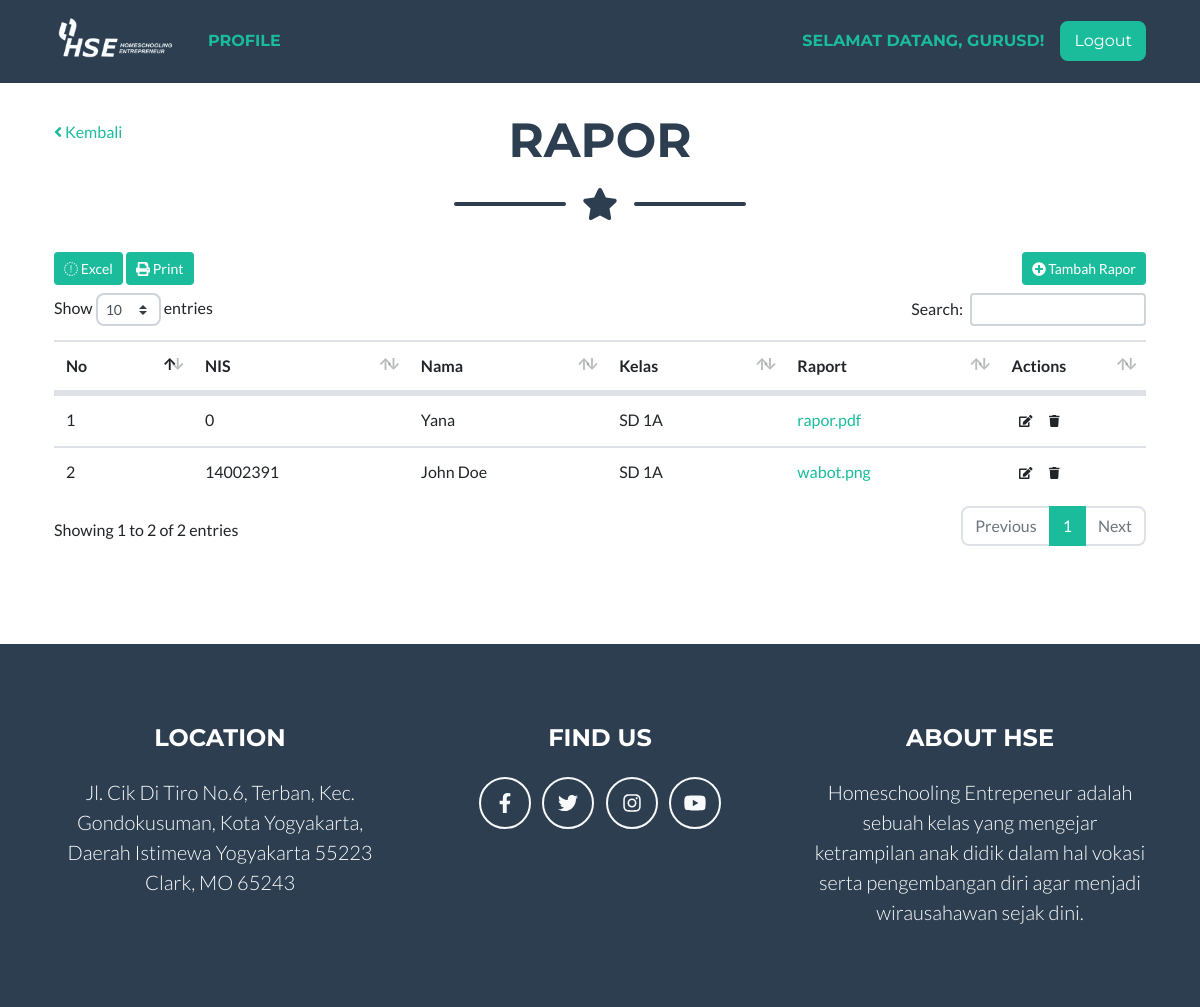
/rapor (signed in), run on an earlier commit of the app's database.
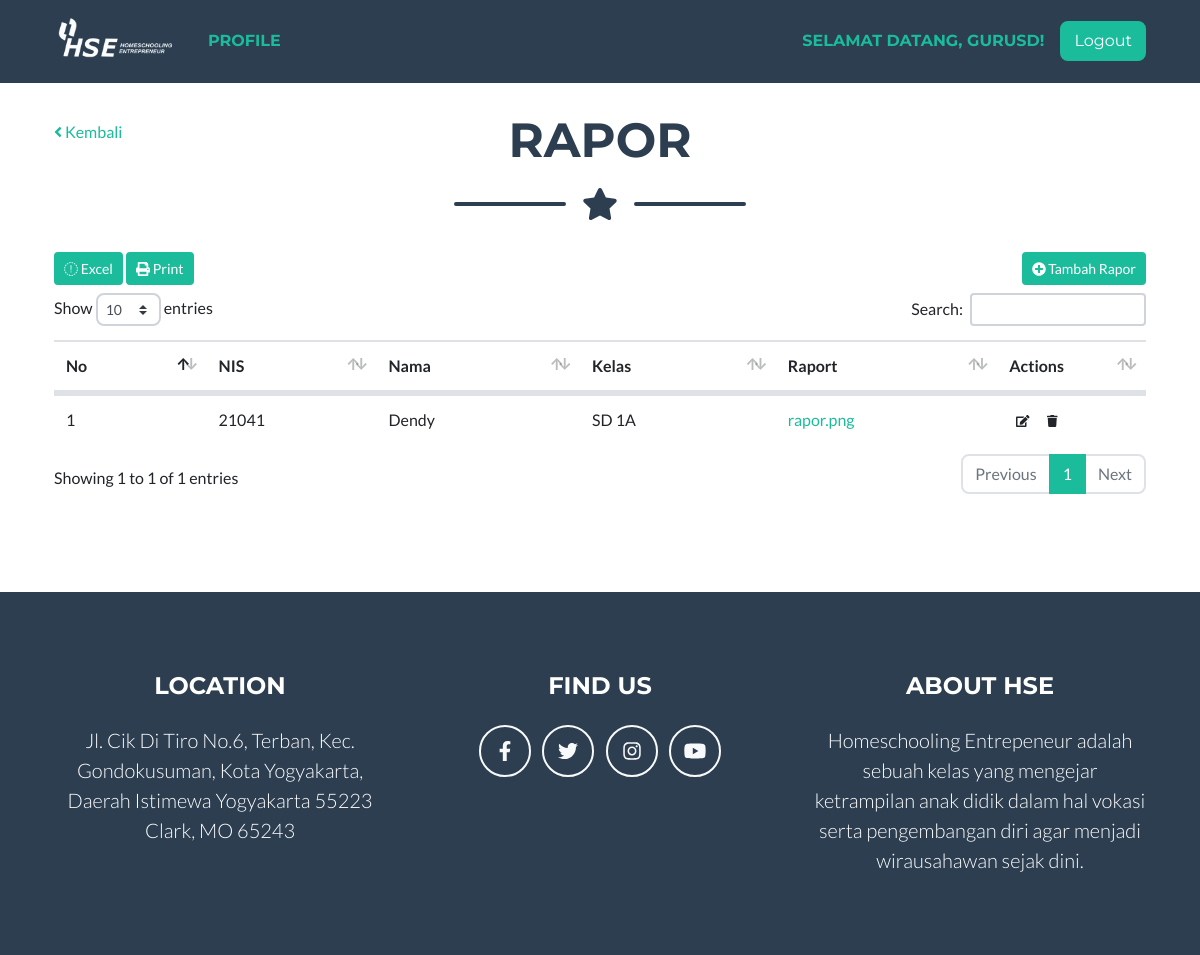
And on a later commit of the database.
### tables this page shows
CREATE TABLE `tb_rapor` (
  `rapor_id` int(11) NOT NULL,
  `rapor_semester` int(11) DEFAULT NULL,
  `rapor_file` varchar(255) DEFAULT NULL,
  `rapor_siswa` int(11) DEFAULT NULL
);

CREATE TABLE `tb_siswa` (
  `siswa_id` int(11) NOT NULL,
  `siswa_nis` varchar(255) DEFAULT NULL,
  `siswa_nama` varchar(255) DEFAULT NULL,
  `siswa_tmp_lahir` varchar(255) DEFAULT NULL,
  `siswa_tgl_lahir` date DEFAULT NULL,
  `siswa_jenis_kelamin` int(11) DEFAULT NULL,
  `siswa_agama` varchar(255) DEFAULT NULL,
  `siswa_anak_ke` int(11) DEFAULT NULL,
  `siswa_alamat` text,
  `siswa_nama_ayah` varchar(255) DEFAULT NULL,
  `siswa_nama_ibu` varchar(255) DEFAULT NULL,
  `siswa_alamat_ortu` text,
  `siswa_nohp_ortu` varchar(255) DEFAULT NULL,
  `siswa_pekerjaan_ayah` varchar(255) DEFAULT NULL,
  `siswa_pekerjaan_ibu` varchar(255) DEFAULT NULL,
  `siswa_nama_wali` varchar(255) DEFAULT NULL,
  `siswa_nohp_wali` varchar(255) DEFAULT NULL,
  `siswa_alamat_wali` text,
  `siswa_pekerjaan_wali` varchar(255) DEFAULT NULL,
  `siswa_jenjang` int(11) DEFAULT NULL,
  `siswa_kelas` int(11) DEFAULT NULL,
  `siswa_semester` varchar(255) DEFAULT NULL,
  `siswa_foto` varchar(255) DEFAULT NULL,
  `siswa_uid` int(11) DEFAULT NULL
);

CREATE TABLE `tb_jenjang` (
  `jenjang_id` int(11) NOT NULL,
  `jenjang_nama` varchar(255) DEFAULT NULL
);

CREATE TABLE `tb_kelas` (
  `kelas_id` int(11) NOT NULL,
  `kelas_jenjang` int(11) DEFAULT NULL,
  `kelas_tingkat` int(11) DEFAULT NULL,
  `kelas_jurusan` int(11) DEFAULT NULL,
  `kelas_nama` varchar(128) DEFAULT NULL
);

### app/core/Controller.php (called while the page is built, shortened)
<?php
class Controller {
	public function model($model) {
		return new $model;
	}
	public function view($view, $data = []) {
		require_once 'app/views/' . $view . '.php';
	}
}

### app/core/App.php (called while the page is built, shortened)
<?php
class App {
  protected $method = 'index';
  protected $params = [];
  public function __construct() {
    $this->controller = new $this->controller;
    call_user_func_array([$this->controller, $this->method], $this->params);
  }
}

### index.php (called while the page is built, shortened)
<?php
$app = new App;

### app/helpers/eda_helper.php (called while the page is built, shortened)
<?php
if (!function_exists('base_url')) {
	function base_url($atRoot=FALSE, $atCore=FALSE, $parse=FALSE){
		if (isset($_SERVER['HTTP_HOST'])) {
			$http = isset($_SERVER['HTTPS']) && strtolower($_SERVER['HTTPS']) !== 'off' ? 'https' : 'http';
			$hostname = $_SERVER['HTTP_HOST'];
			$dir = str_replace(basename($_SERVER['SCRIPT_NAME']), '', $_SERVER['SCRIPT_NAME']);
			$core = preg_split('@/@', str_replace($_SERVER['DOCUMENT_ROOT'], '', realpath(dirname(__FILE__))), NULL, PREG_SPLIT_NO_EMPTY);
			$core = $core[0];
			$tmplt = $atRoot ? ($atCore ? "%s://%s/%s/" : "%s://%s/") : ($atCore ? "%s://%s/%s/" : "%s://%s%s");
			$end = $atRoot ? ($atCore ? $core : $hostname) : ($atCore ? $core : $dir);
			$base_url = sprintf( $tmplt, $http, $hostname, $end );
		}
		else $base_url = 'http://localhost/';
		return $base_url;
	}
}

### app/core/Model.php (called while the page is built, shortened)
<?php
class Model {
	private $host = DB_HOST;
	private $user = DB_USER;
	private $pass = DB_PASS;
	private $db_name = DB_NAME;
	private $dbh;
	private $stmt;
	public function __construct() {
		$dsn = 'mysql:host=' . $this->host . ';dbname=' . $this->db_name;
		$option = [
			PDO::ATTR_PERSISTENT => true,
			PDO::ATTR_ERRMODE => PDO::ERRMODE_EXCEPTION
		];
		try {
			$this->dbh = new PDO($dsn, $this->user, $this->pass, $option);
		} catch (PDOException $e) {
			die($e->getMessage());
		}
	}
	public function query($query) {
		$this->stmt = $this->dbh->prepare($query);
	}
	public function bind($param, $value, $type = NULL) {
		if (is_null($type)) {
			switch (true) {
				default:
					$type = PDO::PARAM_STR;
			}
		}
		$this->stmt->bindValue($param, $value, $type);
	}
	public function execute() {
		$this->stmt->execute();
	}
	public function result() {
		$this->execute();
		return $this->stmt->fetchAll(PDO::FETCH_ASSOC);
	}
	public function row() {
		$this->execute();
		return $this->stmt->fetch(PDO::FETCH_OBJ);
	}
}

### app/models/Rapor_model.php (called while the page is built, shortened)
<?php
class Rapor_model {
	private $table = 'tb_rapor';
	private $db;
	public function __construct() {
		$this->db = new Model;
	}
	public function get_by($jenjang = NULL, $siswa = NULL, $single = FALSE) {
		$this->db->query(
			"SELECT * FROM "
			. $this->table .
			" INNER JOIN tb_siswa ON siswa_id = rapor_siswa " .
			" INNER JOIN tb_jenjang ON jenjang_id = siswa_jenjang " .
			" INNER JOIN tb_kelas ON kelas_id = siswa_kelas "
			. (!is_null($jenjang) ? " WHERE " . $jenjang[0] . '=:' . $jenjang[0] : "")
			. (!is_null($siswa) ? " AND " . $siswa[0] . '=:' . $siswa[0] : "")
			. ""
		);
		if (!is_null($jenjang)) {
			$this->db->bind($jenjang[0], $jenjang[1]);
		}
		if ($single) {
			$method = $this->db->row();
		} else {
			$method = $this->db->result();
		}
		return $method;
	}
}

### app/models/Guru_model.php (called while the page is built, shortened)
<?php
class Guru_model {
	private $table = 'tb_guru';
	private $db;
	public function __construct() {
		$this->db = new Model;
	}
	public function get_by($by) {
		$this->db->query('SELECT * FROM ' . $this->table . ' WHERE '.$by[0].'=:'.$by[0]);
		$this->db->bind($by[0], $by[1]);
		return $this->db->row();
	}
}

### app/views/rapor/v_rapor.php (the view, shortened to what the changed rows need)
<link rel="stylesheet" href="<?php echo base_url(); ?>assets/plugins/datatables/css/dataTables.bootstrap4.min.css">
<link rel="stylesheet" href="<?php echo base_url(); ?>assets/plugins/datatables/css/buttons.dataTables.min.css">
<?php if ($_SESSION['role'] != 3) : ?>
<link href="<?php echo base_url(); ?>assets/plugins/select2/select2.css" rel="stylesheet" />
<link href="<?php echo base_url(); ?>assets/plugins/select2/select2-bootstrap.css" rel="stylesheet" />
<?php endif; ?>
<?php if ($_SESSION['role'] == 1) { ?>
<div id="page-wrapper">
    <div class="container-fluid">
        <div class="row">
            <div class="col-md-12">
                <h1><i class="fa fa-home fa-fw"></i> Data Siswa</h1>
                <ol class="breadcrumb">
                    <li class="active">
                        <i class="fa fa-dashboard"></i> Dashboard
                    </li>
                    <li>Data Siswa</li>
                </ol>
            </div>
        </div>
<?php } else { ?>
<section class="page-section portfolio mt-4" id="portfolio">
    <div class="container">
        <div class="row">
            <div class="col-md-2">
                <a href="<?php echo base_url(); ?>"><i class="fa fa-angle-left"></i>&nbsp;Kembali</a>
            </div>
            <div class="col-md-8">
                <h2 class="page-section-heading text-center text-uppercase text-secondary mb-0">Rapor</h2>
                <div class="divider-custom">
                    <div class="divider-custom-line"></div>
                    <div class="divider-custom-icon"><i class="fas fa-star"></i></div>
                    <div class="divider-custom-line"></div>
                </div>
            </div>
            <div class="col-md-2"></div>
        </div>
<?php } ?>
        <div class="row mb-2">
            <div class="col-md-6">
                <button id="ExportExcel" class="btn btn-sm btn-primary"><i class="fa fa-file-excel-o"></i>&nbsp;Excel</button>
                <button id="ExportPrint" class="btn btn-sm btn-primary"><i class="fa fa-print"></i>&nbsp;Print</button>
            </div>
            <?php if ($_SESSION['role'] != 3) : ?>
            <div class="col-md-6 text-right">
                <a href="" class="btn btn-sm btn-primary" data-toggle="modal" data-target="#modalAdd"><i class="fa fa-plus-circle"></i>&nbsp;Tambah Rapor</a>
            </div>
            <?php endif; ?>
        </div>
        <div class="row">
            <div class="col-md-12">
                <div class="table-responsive">
                    <table id="tblRapor" class="table table-borered table-hover">
                        <thead>
                            <tr>
                                <th>No</th>
                                <th>NIS</th>
                                <th>Nama</th>
                                <th>Kelas</th>
                                <th>Raport</th>
                                <?php if ($_SESSION['role'] != 3) : ?>
                                <th style="max-width: 8vw;">Actions</th>
                                <?php endif; ?>
                            </tr>
                        </thead>
                        <tbody>
                            <?php foreach($data['rapor'] as $key => $rapor) : ?>
                                <tr>
                                    <td><?php echo $key + 1; ?></td>
                                    <td><?php echo $rapor['siswa_nis']; ?></td>
                                    <td><?php echo $rapor['siswa_nama']; ?></td>
                                    <td><?php echo $rapor['jenjang_nama'] . ' ' . $rapor['kelas_nama']; ?></td>
                                    <td><a href="<?php echo base_url(); ?>uploads/rapor/<?php echo $rapor['rapor_file']; ?>"><?php echo $rapor['rapor_file']; ?></a></td>
                                    <?php if ($_SESSION['role'] != 3) : ?>
                                    <td>
                                        <button class="btn btn-default btn-xs"><i class="fa fa-edit" data-id="<?php echo $rapor['rapor_id']; ?>" data-jenjang="<?php echo $rapor['jenjang_id']; ?>" data-siswa="<?php echo $rapor['siswa_id']; ?>" data-semester="<?php echo $rapor['rapor_semester']; ?>" data-file="<?php echo $rapor['rapor_file']; ?>" onclick="edit(this)"></i></button>
                                        <button class="btn btn-default btn-xs"><i class="fa fa-trash" data-id="<?php echo $rapor['rapor_id']; ?>" data-jenjang="<?php echo $rapor['jenjang_id']; ?>" onclick="hapus(this)"></i></button>
                                    </td>
                                    <?php endif; ?>
                                </tr>
                            <?php endforeach; ?>
                        </tbody>
                    </table>
                </div>
            </div>
        </div>
    </div>
<?php if ($_SESSION['role'] == 1) { ?>
    </div>
<?php } else { ?>
</section>
<?php } ?>

What changed in the data, as far as the page shows it:
removed tb_rapor: rapor_siswa.siswa_nis "14002391", rapor_siswa.siswa_nama "John Doe", tb_jenjang.jenjang_nama "SD", tb_kelas.kelas_nama "1A", rapor_file "wabot.png", rapor_semester 1 (drawn)
changed tb_rapor "SD": rapor_siswa.siswa_nis "0" → "21041"; rapor_siswa.siswa_nama "Yana" → "Dendy"; rapor_file "rapor.pdf" → "rapor.png"
Also different on the page:
text written by a page script: "Show entries Search: Showing 1 to 2 of 2 entries Previous 1 Next" → "Show entries Search: Showing 1 to 1 of 1 entries Previous 1 Next"
